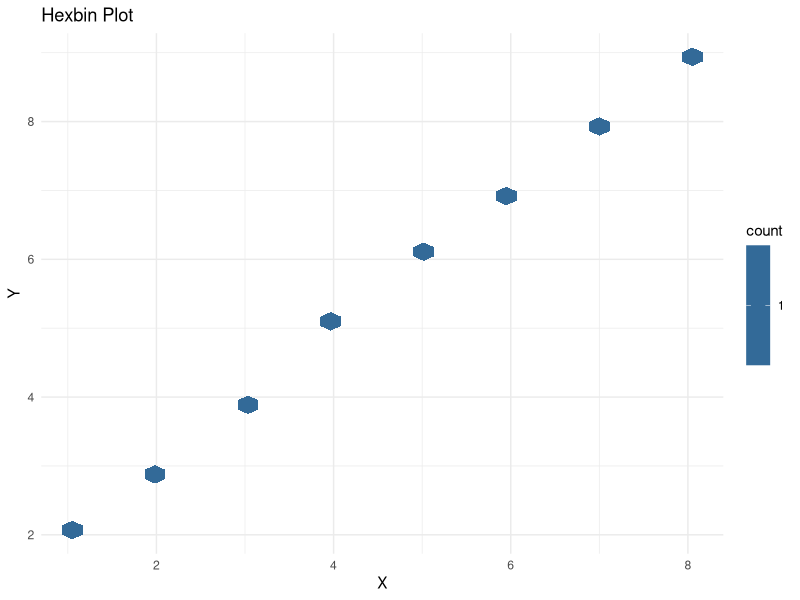

This figure's R source:
library(ggplot2)
library(hexbin)

# Create a data frame
xy_data <- data.frame(
  X = c(1, 2, 3, 4, 5, 6, 7, 8),
  Y = c(2, 3, 4, 5, 6, 7, 8, 9)
)

# Plot hexbin plot
ggplot(xy_data, aes(x = X, y = Y)) +
  geom_hex() +
  labs(title = "Hexbin Plot",
       x = "X",
       y = "Y") +
  theme_minimal()
